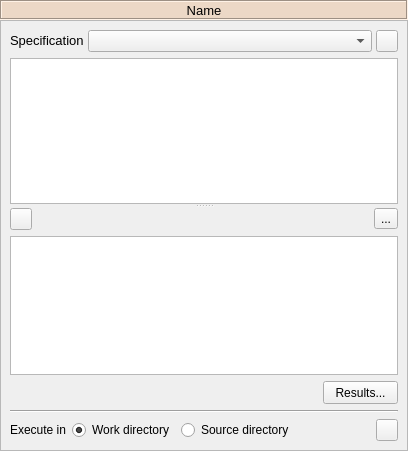
<?xml version="1.0" encoding="UTF-8"?>
<!--
######################################################################################################################
# Copyright (C) 2017-2021 Spine project consortium
# This file is part of Spine Items.
# Spine Items is free software: you can redistribute it and\/or modify it under the terms of the GNU Lesser General
# Public License as published by the Free Software Foundation, either version 3 of the License, or (at your option)
# any later version. This program is distributed in the hope that it will be useful, but WITHOUT ANY WARRANTY;
# without even the implied warranty of MERCHANTABILITY or FITNESS FOR A PARTICULAR PURPOSE. See the GNU Lesser General
# Public License for more details. You should have received a copy of the GNU Lesser General Public License along with
# this program. If not, see <http:\/\/www.gnu.org\/licenses\/>.
######################################################################################################################
-->
<ui version="4.0">
 <class>Form</class>
 <widget class="QWidget" name="Form">
  <property name="geometry">
   <rect>
    <x>0</x>
    <y>0</y>
    <width>408</width>
    <height>451</height>
   </rect>
  </property>
  <property name="windowTitle">
   <string>Form</string>
  </property>
  <layout class="QVBoxLayout" name="verticalLayout">
   <property name="spacing">
    <number>0</number>
   </property>
   <property name="leftMargin">
    <number>0</number>
   </property>
   <property name="topMargin">
    <number>0</number>
   </property>
   <property name="rightMargin">
    <number>0</number>
   </property>
   <property name="bottomMargin">
    <number>0</number>
   </property>
   <item>
    <widget class="QLabel" name="label_notebook_name">
     <property name="enabled">
      <bool>true</bool>
     </property>
     <property name="sizePolicy">
      <sizepolicy hsizetype="Preferred" vsizetype="Fixed">
       <horstretch>0</horstretch>
       <verstretch>0</verstretch>
      </sizepolicy>
     </property>
     <property name="minimumSize">
      <size>
       <width>0</width>
       <height>20</height>
      </size>
     </property>
     <property name="maximumSize">
      <size>
       <width>16777215</width>
       <height>20</height>
      </size>
     </property>
     <property name="font">
      <font>
       <pointsize>10</pointsize>
       <weight>50</weight>
       <bold>false</bold>
      </font>
     </property>
     <property name="styleSheet">
      <string notr="true">background-color: #ecd8c6;</string>
     </property>
     <property name="frameShape">
      <enum>QFrame::Box</enum>
     </property>
     <property name="frameShadow">
      <enum>QFrame::Sunken</enum>
     </property>
     <property name="text">
      <string>Name</string>
     </property>
     <property name="alignment">
      <set>Qt::AlignCenter</set>
     </property>
     <property name="wordWrap">
      <bool>true</bool>
     </property>
    </widget>
   </item>
   <item>
    <widget class="QScrollArea" name="scrollArea_3">
     <property name="widgetResizable">
      <bool>true</bool>
     </property>
     <widget class="QWidget" name="scrollAreaWidgetContents_3">
      <property name="geometry">
       <rect>
        <x>0</x>
        <y>0</y>
        <width>406</width>
        <height>429</height>
       </rect>
      </property>
      <layout class="QVBoxLayout" name="verticalLayout_17">
       <item>
        <layout class="QHBoxLayout" name="horizontalLayout_9">
         <property name="spacing">
          <number>4</number>
         </property>
         <item>
          <widget class="QLabel" name="label_notebook_specification">
           <property name="sizePolicy">
            <sizepolicy hsizetype="Fixed" vsizetype="Fixed">
             <horstretch>0</horstretch>
             <verstretch>0</verstretch>
            </sizepolicy>
           </property>
           <property name="maximumSize">
            <size>
             <width>16777215</width>
             <height>16777215</height>
            </size>
           </property>
           <property name="font">
            <font>
             <pointsize>10</pointsize>
            </font>
           </property>
           <property name="text">
            <string>Specification</string>
           </property>
          </widget>
         </item>
         <item>
          <widget class="QComboBox" name="comboBox_notebook">
           <property name="sizePolicy">
            <sizepolicy hsizetype="Expanding" vsizetype="Fixed">
             <horstretch>0</horstretch>
             <verstretch>0</verstretch>
            </sizepolicy>
           </property>
           <property name="toolTip">
            <string>&lt;html&gt;&lt;head/&gt;&lt;body&gt;&lt;p&gt;Notebook specification for this Notebook&lt;/p&gt;&lt;/body&gt;&lt;/html&gt;</string>
           </property>
          </widget>
         </item>
         <item>
          <widget class="QToolButton" name="toolButton_notebook_specification">
           <property name="minimumSize">
            <size>
             <width>22</width>
             <height>22</height>
            </size>
           </property>
           <property name="maximumSize">
            <size>
             <width>22</width>
             <height>22</height>
            </size>
           </property>
           <property name="toolTip">
            <string>&lt;html&gt;&lt;head/&gt;&lt;body&gt;&lt;p&gt;Notebook specification options.&lt;/p&gt;&lt;/body&gt;&lt;/html&gt;</string>
           </property>
           <property name="icon">
            <iconset resource="../../ui/resources/resources_icons.qrc">
             <normaloff>:/icons/notebook.svg</normaloff>:/icons/notebook.svg</iconset>
           </property>
           <property name="iconSize">
            <size>
             <width>16</width>
             <height>16</height>
            </size>
           </property>
           <property name="popupMode">
            <enum>QToolButton::InstantPopup</enum>
           </property>
          </widget>
         </item>
        </layout>
       </item>
       <item>
        <widget class="QSplitter" name="splitter">
         <property name="orientation">
          <enum>Qt::Vertical</enum>
         </property>
         <widget class="ArgsTreeView" name="treeView_cmdline_args">
          <property name="sizePolicy">
           <sizepolicy hsizetype="Expanding" vsizetype="Expanding">
            <horstretch>0</horstretch>
            <verstretch>0</verstretch>
           </sizepolicy>
          </property>
          <property name="font">
           <font>
            <pointsize>10</pointsize>
           </font>
          </property>
          <property name="acceptDrops">
           <bool>true</bool>
          </property>
          <property name="editTriggers">
           <set>QAbstractItemView::AnyKeyPressed|QAbstractItemView::DoubleClicked|QAbstractItemView::EditKeyPressed</set>
          </property>
          <property name="dragDropMode">
           <enum>QAbstractItemView::DragDrop</enum>
          </property>
          <property name="selectionMode">
           <enum>QAbstractItemView::ExtendedSelection</enum>
          </property>
          <property name="textElideMode">
           <enum>Qt::ElideLeft</enum>
          </property>
          <attribute name="headerMinimumSectionSize">
           <number>26</number>
          </attribute>
         </widget>
         <widget class="QWidget" name="gridLayoutWidget">
          <layout class="QGridLayout" name="gridLayout">
           <item row="0" column="1">
            <spacer name="horizontalSpacer_2">
             <property name="orientation">
              <enum>Qt::Horizontal</enum>
             </property>
             <property name="sizeHint" stdset="0">
              <size>
               <width>40</width>
               <height>20</height>
              </size>
             </property>
            </spacer>
           </item>
           <item row="0" column="0">
            <widget class="QToolButton" name="toolButton_add_file_path_arg">
             <property name="minimumSize">
              <size>
               <width>22</width>
               <height>22</height>
              </size>
             </property>
             <property name="maximumSize">
              <size>
               <width>22</width>
               <height>22</height>
              </size>
             </property>
             <property name="toolTip">
              <string>&lt;html&gt;&lt;head/&gt;&lt;body&gt;&lt;p&gt;Append selected input file paths to the list of command line args&lt;/p&gt;&lt;/body&gt;&lt;/html&gt;</string>
             </property>
             <property name="text">
              <string/>
             </property>
             <property name="icon">
              <iconset resource="../../ui/resources/resources_icons.qrc">
               <normaloff>:/icons/file-upload.svg</normaloff>:/icons/file-upload.svg</iconset>
             </property>
             <property name="iconSize">
              <size>
               <width>16</width>
               <height>16</height>
              </size>
             </property>
             <property name="popupMode">
              <enum>QToolButton::InstantPopup</enum>
             </property>
            </widget>
           </item>
           <item row="0" column="2">
            <widget class="QToolButton" name="toolButton_remove_arg">
             <property name="toolTip">
              <string>&lt;html&gt;&lt;head/&gt;&lt;body&gt;&lt;p&gt;Remove selected notebook command line args&lt;/p&gt;&lt;/body&gt;&lt;/html&gt;</string>
             </property>
             <property name="text">
              <string>...</string>
             </property>
             <property name="icon">
              <iconset resource="../../ui/resources/resources_icons.qrc">
               <normaloff>:/icons/minus.svg</normaloff>:/icons/minus.svg</iconset>
             </property>
            </widget>
           </item>
           <item row="1" column="0" colspan="3">
            <widget class="QTreeView" name="treeView_input_files">
             <property name="sizePolicy">
              <sizepolicy hsizetype="Expanding" vsizetype="Expanding">
               <horstretch>0</horstretch>
               <verstretch>0</verstretch>
              </sizepolicy>
             </property>
             <property name="font">
              <font>
               <pointsize>10</pointsize>
              </font>
             </property>
             <property name="dragEnabled">
              <bool>false</bool>
             </property>
             <property name="dragDropMode">
              <enum>QAbstractItemView::DragOnly</enum>
             </property>
             <property name="selectionMode">
              <enum>QAbstractItemView::ExtendedSelection</enum>
             </property>
             <property name="textElideMode">
              <enum>Qt::ElideLeft</enum>
             </property>
             <property name="indentation">
              <number>5</number>
             </property>
             <property name="rootIsDecorated">
              <bool>false</bool>
             </property>
             <property name="uniformRowHeights">
              <bool>true</bool>
             </property>
             <property name="animated">
              <bool>false</bool>
             </property>
             <attribute name="headerMinimumSectionSize">
              <number>26</number>
             </attribute>
            </widget>
           </item>
          </layout>
         </widget>
        </widget>
       </item>
       <item>
        <layout class="QHBoxLayout" name="horizontalLayout_11">
         <property name="spacing">
          <number>6</number>
         </property>
         <item>
          <spacer name="horizontalSpacer_6">
           <property name="orientation">
            <enum>Qt::Horizontal</enum>
           </property>
           <property name="sizeHint" stdset="0">
            <size>
             <width>40</width>
             <height>20</height>
            </size>
           </property>
          </spacer>
         </item>
         <item>
          <widget class="QPushButton" name="pushButton_notebook_results">
           <property name="sizePolicy">
            <sizepolicy hsizetype="MinimumExpanding" vsizetype="Fixed">
             <horstretch>0</horstretch>
             <verstretch>0</verstretch>
            </sizepolicy>
           </property>
           <property name="minimumSize">
            <size>
             <width>75</width>
             <height>23</height>
            </size>
           </property>
           <property name="maximumSize">
            <size>
             <width>75</width>
             <height>23</height>
            </size>
           </property>
           <property name="toolTip">
            <string>&lt;html&gt;&lt;head/&gt;&lt;body&gt;&lt;p&gt;Open results archive in file browser&lt;/p&gt;&lt;/body&gt;&lt;/html&gt;</string>
           </property>
           <property name="text">
            <string>Results...</string>
           </property>
          </widget>
         </item>
        </layout>
       </item>
       <item>
        <widget class="Line" name="line_4">
         <property name="orientation">
          <enum>Qt::Horizontal</enum>
         </property>
        </widget>
       </item>
       <item>
        <layout class="QHBoxLayout" name="horizontalLayout_15" stretch="0,0,0,0,0">
         <item>
          <widget class="QLabel" name="label_2">
           <property name="text">
            <string>Execute in</string>
           </property>
          </widget>
         </item>
         <item>
          <widget class="QRadioButton" name="radioButton_execute_in_work">
           <property name="text">
            <string>Work directory</string>
           </property>
           <property name="checked">
            <bool>true</bool>
           </property>
          </widget>
         </item>
         <item>
          <widget class="QRadioButton" name="radioButton_execute_in_source">
           <property name="text">
            <string>Source directory</string>
           </property>
          </widget>
         </item>
         <item>
          <spacer name="horizontalSpacer_8">
           <property name="orientation">
            <enum>Qt::Horizontal</enum>
           </property>
           <property name="sizeHint" stdset="0">
            <size>
             <width>40</width>
             <height>20</height>
            </size>
           </property>
          </spacer>
         </item>
         <item>
          <widget class="QToolButton" name="toolButton_notebook_open_dir">
           <property name="minimumSize">
            <size>
             <width>22</width>
             <height>22</height>
            </size>
           </property>
           <property name="maximumSize">
            <size>
             <width>22</width>
             <height>22</height>
            </size>
           </property>
           <property name="toolTip">
            <string>&lt;html&gt;&lt;head/&gt;&lt;body&gt;&lt;p&gt;Open Notebook project directory in file browser&lt;/p&gt;&lt;/body&gt;&lt;/html&gt;</string>
           </property>
           <property name="icon">
            <iconset resource="../../ui/resources/resources_icons.qrc">
             <normaloff>:/icons/folder-open-solid.svg</normaloff>:/icons/folder-open-solid.svg</iconset>
           </property>
          </widget>
         </item>
        </layout>
       </item>
      </layout>
     </widget>
    </widget>
   </item>
  </layout>
 </widget>
 <customwidgets>
  <customwidget>
   <class>ArgsTreeView</class>
   <extends>QTreeView</extends>
   <header>..widgets.h</header>
  </customwidget>
 </customwidgets>
 <tabstops>
  <tabstop>scrollArea_3</tabstop>
  <tabstop>comboBox_notebook</tabstop>
  <tabstop>toolButton_notebook_specification</tabstop>
  <tabstop>pushButton_notebook_results</tabstop>
  <tabstop>toolButton_notebook_open_dir</tabstop>
 </tabstops>
 <resources>
  <include location="../../ui/resources/resources_icons.qrc"/>
 </resources>
 <connections/>
</ui>
